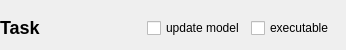
<ui version="4.0" >
<comment> Begin CVS Header </comment>
<comment>   $Source: /fs/turing/cvs/copasi_dev/copasi/UI/CQTaskHeaderWidget.ui,v $ </comment>
<comment>   $Revision: 1.6.40.1 $ </comment>
<comment>   $Name: Build-33 $ </comment>
<comment>   $Author: shoops $ </comment>
<comment>   $Date: 2011/01/04 13:57:47 $ </comment>
<comment> End CVS Header </comment>

<comment> Copyright (C) 2010 by Pedro Mendes, Virginia Tech Intellectual </comment>
<comment> Properties, Inc., University of Heidelberg, and The University </comment>
<comment> of Manchester. </comment>
<comment> All rights reserved. </comment>

 <class>CQTaskHeaderWidget</class>
 <widget class="QWidget" name="CQTaskHeaderWidget" >
  <property name="geometry" >
   <rect>
    <x>0</x>
    <y>0</y>
    <width>346</width>
    <height>50</height>
   </rect>
  </property>
  <property name="sizePolicy" >
   <sizepolicy vsizetype="Fixed" hsizetype="Preferred" >
    <horstretch>0</horstretch>
    <verstretch>0</verstretch>
   </sizepolicy>
  </property>
  <property name="windowTitle" >
   <string>CQTaskHeaderWidget</string>
  </property>
  <layout class="QHBoxLayout" name="horizontalLayout" >
   <property name="leftMargin" >
    <number>0</number>
   </property>
   <property name="topMargin" >
    <number>6</number>
   </property>
   <property name="bottomMargin" >
    <number>0</number>
   </property>
   <item>
    <widget class="QLabel" name="mpLblName" >
     <property name="sizePolicy" >
      <sizepolicy vsizetype="Preferred" hsizetype="MinimumExpanding" >
       <horstretch>0</horstretch>
       <verstretch>0</verstretch>
      </sizepolicy>
     </property>
     <property name="text" >
      <string>&lt;h2>Task&lt;/h2></string>
     </property>
     <property name="wordWrap" >
      <bool>false</bool>
     </property>
    </widget>
   </item>
   <item>
    <spacer name="mpSpacer" >
     <property name="orientation" >
      <enum>Qt::Horizontal</enum>
     </property>
     <property name="sizeType" >
      <enum>QSizePolicy::Maximum</enum>
     </property>
     <property name="sizeHint" stdset="0" >
      <size>
       <width>20</width>
       <height>20</height>
      </size>
     </property>
    </spacer>
   </item>
   <item>
    <widget class="QCheckBox" name="mpUpdateModel" >
     <property name="text" >
      <string>update model</string>
     </property>
    </widget>
   </item>
   <item>
    <widget class="QCheckBox" name="mpBoxExecutable" >
     <property name="text" >
      <string>executable</string>
     </property>
    </widget>
   </item>
  </layout>
 </widget>
 <layoutdefault spacing="6" margin="11" />
 <pixmapfunction>qPixmapFromMimeSource</pixmapfunction>
 <includes>
  <include location="global" >string</include>
 </includes>
 <resources/>
 <connections>
  <connection>
   <sender>mpBoxExecutable</sender>
   <signal>toggled(bool)</signal>
   <receiver>CQTaskHeaderWidget</receiver>
   <slot>slotExecutable()</slot>
   <hints>
    <hint type="sourcelabel" >
     <x>20</x>
     <y>20</y>
    </hint>
    <hint type="destinationlabel" >
     <x>20</x>
     <y>20</y>
    </hint>
   </hints>
  </connection>
  <connection>
   <sender>mpUpdateModel</sender>
   <signal>toggled(bool)</signal>
   <receiver>CQTaskHeaderWidget</receiver>
   <slot>slotUpdate()</slot>
   <hints>
    <hint type="sourcelabel" >
     <x>20</x>
     <y>20</y>
    </hint>
    <hint type="destinationlabel" >
     <x>20</x>
     <y>20</y>
    </hint>
   </hints>
  </connection>
 </connections>
</ui>
